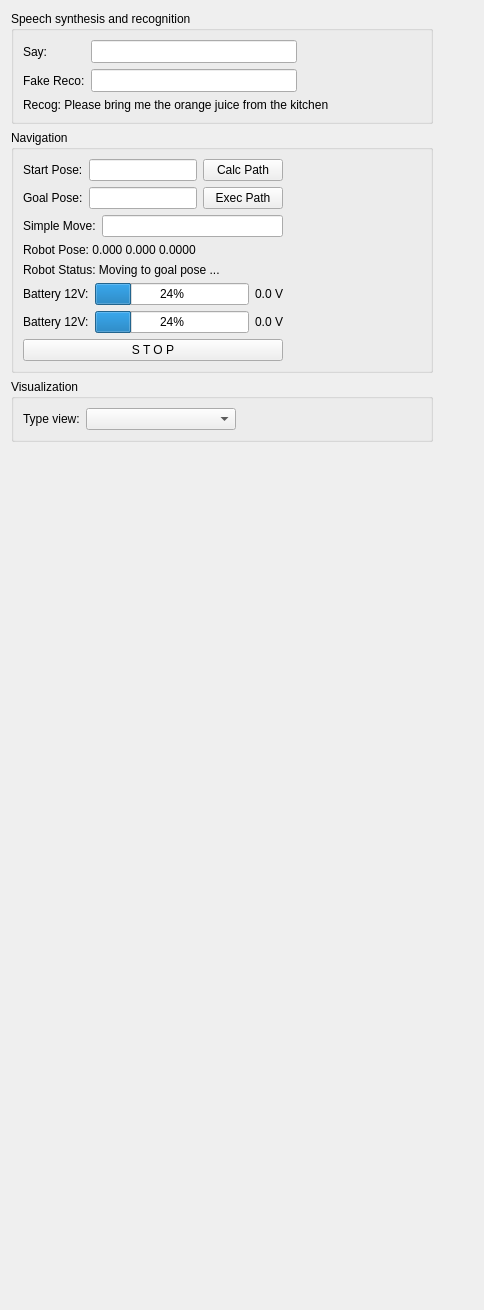
           <widget class="QWidget" name="scrollAreaWidgetContents">
            <property name="geometry">
             <rect>
              <x>0</x>
              <y>0</y>
              <width>484</width>
              <height>1310</height>
             </rect>
            </property>
            <layout class="QVBoxLayout" name="verticalLayout_34">
             <item>
              <layout class="QHBoxLayout" name="horizontalLayout_41">
               <item>
                <layout class="QVBoxLayout" name="verticalLayout_6">
                 <item>
                  <widget class="QGroupBox" name="gbSpeech">
                   <property name="title">
                    <string>Speech synthesis and recognition</string>
                   </property>
                   <layout class="QGridLayout" name="gridLayout_11">
                    <item row="0" column="0">
                     <layout class="QFormLayout" name="formLayout_2">
                      <item row="0" column="0">
                       <widget class="QLabel" name="spgLabel">
                        <property name="text">
                         <string>Say:</string>
                        </property>
                       </widget>
                      </item>
                      <item row="0" column="1">
                       <widget class="QLineEdit" name="spgTxtSay">
                        <property name="minimumSize">
                         <size>
                          <width>206</width>
                          <height>23</height>
                         </size>
                        </property>
                       </widget>
                      </item>
                      <item row="1" column="0">
                       <widget class="QLabel" name="sprLabel">
                        <property name="text">
                         <string>Fake Reco:</string>
                        </property>
                       </widget>
                      </item>
                      <item row="1" column="1">
                       <widget class="QLineEdit" name="sprTxtFakeRecog">
                        <property name="minimumSize">
                         <size>
                          <width>206</width>
                          <height>23</height>
                         </size>
                        </property>
                       </widget>
                      </item>
                     </layout>
                    </item>
                    <item row="0" column="1">
                     <spacer name="horizontalSpacer_20">
                      <property name="orientation">
                       <enum>Qt::Horizontal</enum>
                      </property>
                      <property name="sizeHint" stdset="0">
                       <size>
                        <width>120</width>
                        <height>20</height>
                       </size>
                      </property>
                     </spacer>
                    </item>
                    <item row="1" column="0" colspan="2">
                     <widget class="QLabel" name="sprLblLastRecog">
                      <property name="text">
                       <string>Recog: Please bring me the orange juice from the kitchen</string>
                      </property>
                     </widget>
                    </item>
                   </layout>
                  </widget>
                 </item>
                 <item>
                  <widget class="QGroupBox" name="gbNavigation">
                   <property name="title">
                    <string>Navigation</string>
                   </property>
                   <layout class="QHBoxLayout" name="horizontalLayout_17">
                    <item>
                     <layout class="QVBoxLayout" name="verticalLayout_2">
                      <item>
                       <layout class="QGridLayout" name="gridLayout">
                        <item row="0" column="0">
                         <widget class="QLabel" name="navLblStartPose">
                          <property name="text">
                           <string>Start Pose:</string>
                          </property>
                         </widget>
                        </item>
                        <item row="0" column="1">
                         <widget class="QLineEdit" name="navTxtStartPose"/>
                        </item>
                        <item row="0" column="2">
                         <widget class="QPushButton" name="navBtnCalcPath">
                          <property name="text">
                           <string>Calc Path</string>
                          </property>
                         </widget>
                        </item>
                        <item row="1" column="0">
                         <widget class="QLabel" name="navLblGoalPose">
                          <property name="text">
                           <string>Goal Pose:</string>
                          </property>
                         </widget>
                        </item>
                        <item row="1" column="1">
                         <widget class="QLineEdit" name="navTxtGoalPose"/>
                        </item>
                        <item row="1" column="2">
                         <widget class="QPushButton" name="navBtnExecPath">
                          <property name="text">
                           <string>Exec Path</string>
                          </property>
                         </widget>
                        </item>
                       </layout>
                      </item>
                      <item>
                       <layout class="QFormLayout" name="formLayout_3">
                        <item row="0" column="0">
                         <widget class="QLabel" name="navLblMove">
                          <property name="text">
                           <string>Simple Move:</string>
                          </property>
                         </widget>
                        </item>
                        <item row="0" column="1">
                         <widget class="QLineEdit" name="navTxtMove"/>
                        </item>
                       </layout>
                      </item>
                      <item>
                       <widget class="QLabel" name="navLblRobotPose">
                        <property name="text">
                         <string>Robot Pose: 0.000 0.000 0.0000</string>
                        </property>
                       </widget>
                      </item>
                      <item>
                       <widget class="QLabel" name="navLblStatus">
                        <property name="text">
                         <string>Robot Status: Moving to goal pose ...</string>
                        </property>
                       </widget>
                      </item>
                      <item>
                       <layout class="QGridLayout" name="gridLayout_7">
                        <item row="0" column="0">
                         <widget class="QLabel" name="lblBatt1">
                          <property name="text">
                           <string>Battery 12V:</string>
                          </property>
                         </widget>
                        </item>
                        <item row="0" column="1">
                         <widget class="QProgressBar" name="pgbBatt1">
                          <property name="value">
                           <number>24</number>
                          </property>
                         </widget>
                        </item>
                        <item row="0" column="2">
                         <widget class="QLabel" name="lblBatt1Level">
                          <property name="text">
                           <string>0.0 V</string>
                          </property>
                          <property name="alignment">
                           <set>Qt::AlignRight|Qt::AlignTrailing|Qt::AlignVCenter</set>
                          </property>
                          <property name="wordWrap">
                           <bool>false</bool>
                          </property>
                         </widget>
                        </item>
                        <item row="1" column="0">
                         <widget class="QLabel" name="lblBatt2">
                          <property name="text">
                           <string>Battery 12V:</string>
                          </property>
                         </widget>
                        </item>
                        <item row="1" column="1">
                         <widget class="QProgressBar" name="pgbBatt2">
                          <property name="value">
                           <number>24</number>
                          </property>
                         </widget>
                        </item>
                        <item row="1" column="2">
                         <widget class="QLabel" name="lblBatt2Level">
                          <property name="text">
                           <string>0.0 V</string>
                          </property>
                          <property name="alignment">
                           <set>Qt::AlignRight|Qt::AlignTrailing|Qt::AlignVCenter</set>
                          </property>
                          <property name="wordWrap">
                           <bool>false</bool>
                          </property>
                         </widget>
                        </item>
                       </layout>
                      </item>
                      <item>
                       <widget class="QPushButton" name="btnStop">
                        <property name="text">
                         <string>S T O P</string>
                        </property>
                       </widget>
                      </item>
                     </layout>
                    </item>
                    <item>
                     <spacer name="horizontalSpacer">
                      <property name="orientation">
                       <enum>Qt::Horizontal</enum>
                      </property>
                      <property name="sizeHint" stdset="0">
                       <size>
                        <width>40</width>
                        <height>20</height>
                       </size>
                      </property>
                     </spacer>
                    </item>
                   </layout>
                  </widget>
                 </item>
                 <item>
                  <widget class="QGroupBox" name="gbViz">
                   <property name="title">
                    <string>Visualization</string>
                   </property>
                   <layout class="QHBoxLayout" name="horizontalLayout_40">
                    <item>
                     <layout class="QVBoxLayout" name="verticalLayout_3">
                      <item>
                       <layout class="QHBoxLayout" name="horizontalLayout_21">
                        <item>
                         <widget class="QLabel" name="lblTypeView">
                          <property name="text">
                           <string>Type view:</string>
                          </property>
                         </widget>
                        </item>
                        <item>
                         <widget class="QComboBox" name="typeView">
                          <property name="sizePolicy">
                           <sizepolicy hsizetype="Minimum" vsizetype="Fixed">
                            <horstretch>0</horstretch>
                            <verstretch>0</verstretch>
                           </sizepolicy>
                          </property>
                          <property name="minimumSize">
                           <size>
                            <width>150</width>
                            <height>0</height>
                           </size>
                          </property>
                         </widget>
                        </item>
                       </layout>
                      </item>
                     </layout>
                    </item>
                    <item>
                     <spacer name="horizontalSpacer_35">
                      <property name="orientation">
                       <enum>Qt::Horizontal</enum>
                      </property>
                      <property name="sizeHint" stdset="0">
                       <size>
                        <width>229</width>
                        <height>20</height>
                       </size>
                      </property>
                     </spacer>
                    </item>
                   </layout>
                  </widget>
                 </item>
                </layout>
               </item>
               <item>
                <spacer name="horizontalSpacer_21">
                 <property name="orientation">
                  <enum>Qt::Horizontal</enum>
                 </property>
                 <property name="sizeType">
                  <enum>QSizePolicy::MinimumExpanding</enum>
                 </property>
                 <property name="sizeHint" stdset="0">
                  <size>
                   <width>40</width>
                   <height>20</height>
                  </size>
                 </property>
                </spacer>
               </item>
              </layout>
             </item>
             <item>
              <spacer name="verticalSpacer">
               <property name="orientation">
                <enum>Qt::Vertical</enum>
               </property>
               <property name="sizeHint" stdset="0">
                <size>
                 <width>17</width>
                 <height>483</height>
                </size>
               </property>
              </spacer>
             </item>
            </layout>
           </widget>
